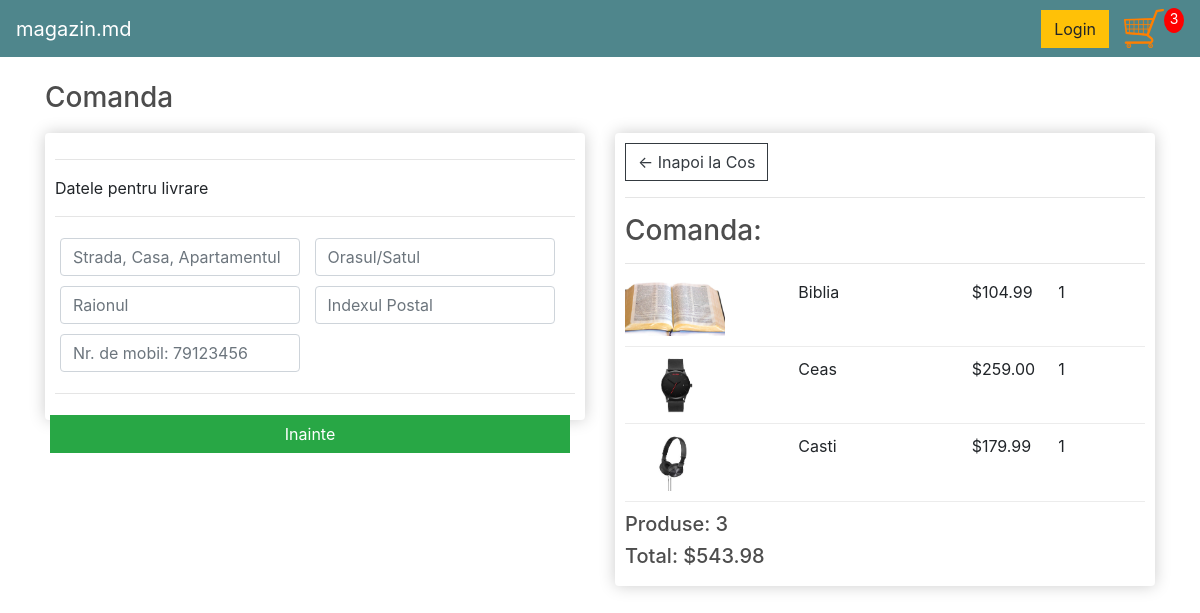
Screenshot of /checkout/ (signed in) with the database file from the repository.
### store/models.py (models this page shows, shortened)
class OrderItem(models.Model):
    product = models.ForeignKey(Product, on_delete=models.SET_NULL, null=True)
    order = models.ForeignKey(Order, on_delete=models.SET_NULL, null=True)
    quantity = models.IntegerField(default=0, null=True, blank=True)
    date_added = models.DateTimeField(auto_now_add=True)
    @property
    def get_total(self):
        total = self.product.price * self.quantity
        return total

class Product(models.Model):
    name = models.CharField(max_length=200, null=True)
    price = models.FloatField()
    digital = models.BooleanField(default=False, null=True, blank=True)
    image = models.ImageField(null=True, blank=True)
    @property
    def imageURL(self):
        try:
            url = self.image.url
        except:
            url = ''
        return url

class Order(models.Model):
    customer = models.ForeignKey(Customer, on_delete=models.SET_NULL, null=True, blank=True)
    date_ordered = models.DateTimeField(auto_now_add=True)
    complete = models.BooleanField(default=False)
    transaction_id = models.CharField(max_length=100, null=True)
    @property
    def shipping(self):
        shipping = False
        orderitems = self.orderitem_set.all()
        for i in orderitems:
            if i.product.digital == False:
                shipping = True
        return shipping
    @property
    def get_cart_total(self):
        orderitems = self.orderitem_set.all()
        total = sum([item.get_total for item in orderitems])
        return total
    @property
    def get_cart_items(self):
        orderitems = self.orderitem_set.all()
        total = sum([item.quantity for item in orderitems])
        return total

### store/views.py (the view)
# urls.py: path('checkout/', views.checkout, name="checkout"),
def checkout(request):
    data = cartData(request)
    cartItems = data['cartItems']
    order = data['order']
    items = data['items']
    context = {'items': items, 'order': order, 'cartItems': cartItems}
    return render(request, 'store/checkout.html', context)

### store/utils.py (called while the page is built)
def cartData(request):
    if request.user.is_authenticated:
        customer = request.user.customer
        order, created = Order.objects.get_or_create(customer=customer, complete=False)
        items = order.orderitem_set.all()
        cartItems = order.get_cart_items
    else:
        cookieData = cookieCart(request)
        cartItems = cookieData['cartItems']
        order = cookieData['order']
        items = cookieData['items']
    return {'cartItems':cartItems ,'order':order, 'items':items}

### store/templates/store/checkout.html (shortened to what this page needs)
{% extends "store/main.html" %}
{% load static %}
{% block content %}
<h3>Comanda</h3>
<div class="row">
  <div class="col-lg-6">
    <div class="box-element" id="form-wrapper">
      <form id="form">
        <div id="shipping-info">
          <hr>
          <p>Datele pentru livrare</p>
          <hr>
          <div class="form-field">
            <input class="form-control" type="text" name="address" placeholder="Strada, Casa, Apartamentul">
          </div>
          <div class="form-field">
            <input class="form-control" type="text" name="city" placeholder="Orasul/Satul">
          </div>
          <div class="form-field">
            <input class="form-control" type="text" name="state" placeholder="Raionul">
          </div>
          <div class="form-field">
            <input class="form-control" type="text" name="zipcode" placeholder="Indexul Postal">
          </div>
          <div class="form-field">
            <input required class="form-control" type="tel" name="phone"
                   placeholder="Nr. de mobil: 79123456" pattern="[0-9]{8}">
          </div>
        </div>
        <hr />
        <input id="form-button" type="submit" class="btn btn-success btn-block" value="Inainte">
      </form>
    </div>
  </div>
  <div class="col-lg-6">
    <div class="box-element">
      <a class="btn btn-outline-dark" href="{% url 'cart' %}">
        &#x2190; Inapoi la Cos
      </a>
      <hr>
      <h3>Comanda:</h3>
      <hr>
      {% for item in items %}
      <div class="cart-row">
        <div style="flex: 2;"><img class="row-image" src="{{ item.product.imageURL }}"></div>
        <div style="flex: 2;">{{ item.product.name }}</div>
        <div style="flex: 1;">${{ item.product.price|floatformat:2 }}</div>
        <div style="flex: 1;">{{ item.quantity }}</div>
      </div>
      {% endfor %}
      <h5>Produse: {{ order.get_cart_items }}</h5>
      <h5>Total: ${{ order.get_cart_total|floatformat:2 }}</h5>
    </div>
  </div>
</div>
{% endblock %}

### static/css/main.css (style rules this page uses)
body { background-color: white; }
h1, h2, h3, h4, h5, h6 { color: hsl(0, 0%, 30%); }
.box-element { box-shadow: hsl(0, 0%, 80%) 0 0 16px; background-color: #fff; border-radius: 4px; padding: 10px; }
.col-lg-4, .col-lg-6, .col-lg-8, .col-lg-12 { margin-top: 10px; }
.btn { border-radius: 0; }
.btn-success { float: right; margin: 5px; }
.row-image { width: 100px; }
.form-field { width: 250px; display: inline-block; padding: 5px; }
.cart-row { display: flex; align-items: flex-stretch; padding-bottom: 10px; margin-bottom: 10px; border-bottom: 1px solid #ececec; }

### rows the page displays
OrderItem: product.imageURL (picture), product.name "Biblia", product.price "104.99", quantity "1"
OrderItem: product.imageURL (picture), product.name "Ceas", product.price "259.00", quantity "1"
OrderItem: product.imageURL (picture), product.name "Casti", product.price "179.99", quantity "1"
Order: get_cart_items "3", get_cart_total "543.98"

### other values shown
{{ cartItems }} "3"
